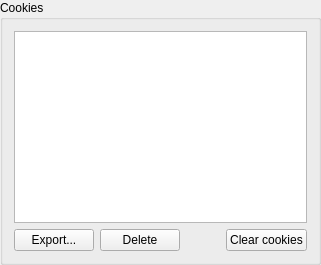
        <widget class="QGroupBox" name="groupBoxCookies">
         <property name="title">
          <string>Cookies</string>
         </property>
         <layout class="QVBoxLayout" name="verticalLayout_40">
          <item>
           <widget class="QTableWidget" name="tableCookies">
            <property name="editTriggers">
             <set>QAbstractItemView::NoEditTriggers</set>
            </property>
            <property name="selectionBehavior">
             <enum>QAbstractItemView::SelectRows</enum>
            </property>
            <property name="sortingEnabled">
             <bool>true</bool>
            </property>
            <property name="cornerButtonEnabled">
             <bool>false</bool>
            </property>
           </widget>
          </item>
          <item>
           <layout class="QHBoxLayout" name="horizontalLayout_17">
            <item>
             <widget class="QPushButton" name="buttonExportCookies">
              <property name="text">
               <string>Export...</string>
              </property>
             </widget>
            </item>
            <item>
             <widget class="QPushButton" name="buttonDelCookies">
              <property name="text">
               <string>Delete</string>
              </property>
             </widget>
            </item>
            <item>
             <spacer name="horizontalSpacer_7">
              <property name="orientation">
               <enum>Qt::Horizontal</enum>
              </property>
              <property name="sizeHint" stdset="0">
               <size>
                <width>40</width>
                <height>20</height>
               </size>
              </property>
             </spacer>
            </item>
            <item>
             <widget class="QPushButton" name="buttonClearCookies">
              <property name="text">
               <string>Clear cookies</string>
              </property>
             </widget>
            </item>
           </layout>
          </item>
         </layout>
        </widget>
